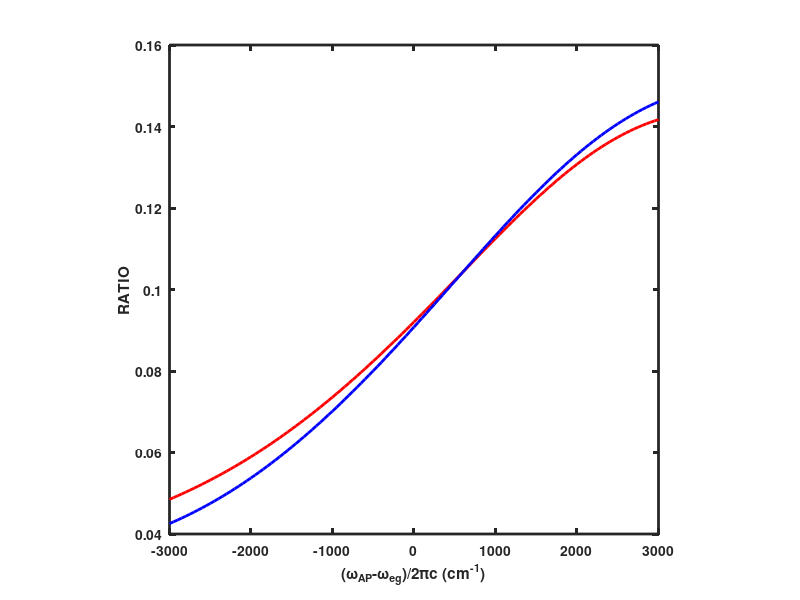
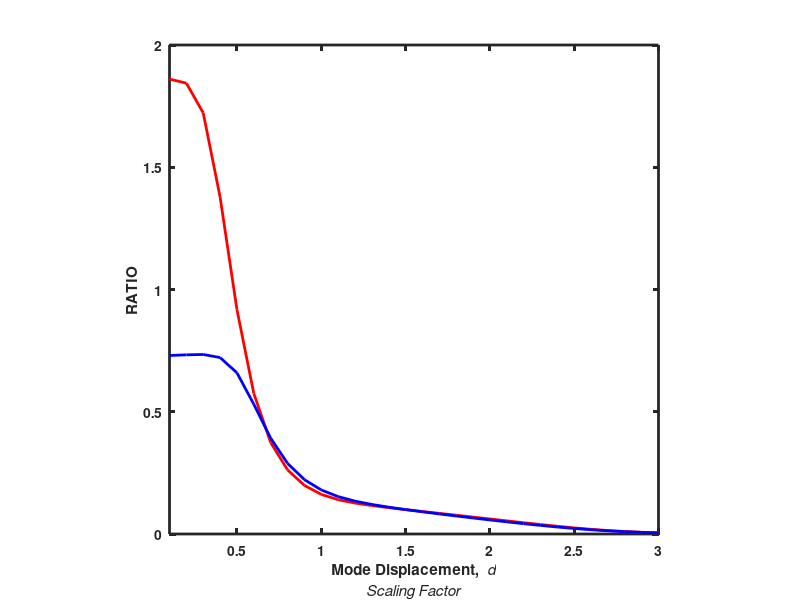
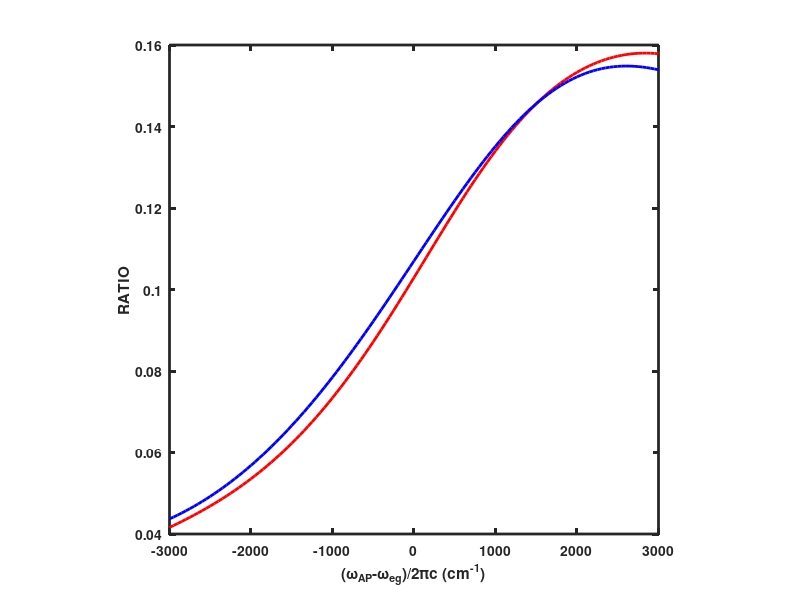
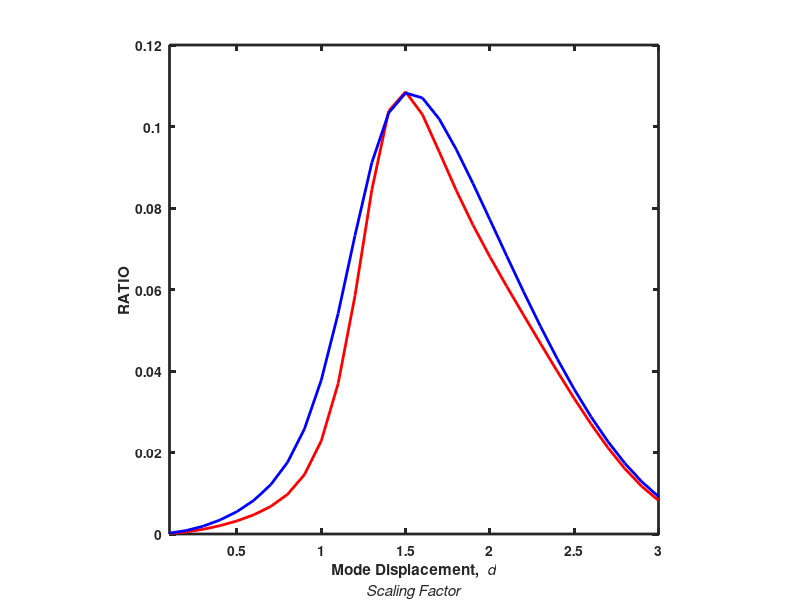

These charts were generated, in order, by the following MATLAB code:
% Load data from mat file
clear all
load FSRS
load 2dRR

id=16;find(FSRS_Res_disps==1);
figure;plot(FSRS_Res_dws,(FSRS_Res_Ratio(id,:,1)),'r-','Linewidth',2);hold on
plot(FSRS_Res_dws,(FSRS_Res_Ratio(id,:,2)),'b-','Linewidth',2);
xlabel('(\omega_{AP}-\omega_{eg})/2\pic (cm^{-1})');ylabel('RATIO');
set(gca,'linewidth',2,'fontsize',10,'fontweight','bold');axis square;
hold off

iw=find(FSRS_Res_dws==0);
figure;plot(FSRS_Res_disps,(FSRS_Res_Ratio(:,iw,1)),'r-','Linewidth',2);hold on
plot(FSRS_Res_disps,(FSRS_Res_Ratio(:,iw,2)),'b-','Linewidth',2);xlim([0.1 inf])
xlabel({'Mode Displacement, \it d';'Scaling Factor'});ylabel('RATIO');
set(gca,'linewidth',2,'fontsize',10,'fontweight','bold');axis square;
hold off

id=16;find(Res_2dRR_disps==1);
figure;plot(Res_2dRR_dws,(Res_2dRR_Ratio(id,:,1)),'r-','Linewidth',2);hold on
plot(Res_2dRR_dws,(Res_2dRR_Ratio(id,:,2)),'b-','Linewidth',2);
xlabel('(\omega_{AP}-\omega_{eg})/2\pic (cm^{-1})');ylabel('RATIO');
set(gca,'linewidth',2,'fontsize',10,'fontweight','bold');axis square;
hold off

iw=find(Res_2dRR_dws==0);
figure;plot(Res_2dRR_disps,(Res_2dRR_Ratio(:,iw,1)),'r-','Linewidth',2);hold on
plot(Res_2dRR_disps,(Res_2dRR_Ratio(:,iw,2)),'b-','Linewidth',2);xlim([0.1 inf])
xlabel({'Mode Displacement, \it d';'Scaling Factor'});ylabel('RATIO');
set(gca,'linewidth',2,'fontsize',10,'fontweight','bold');axis square;
hold off
